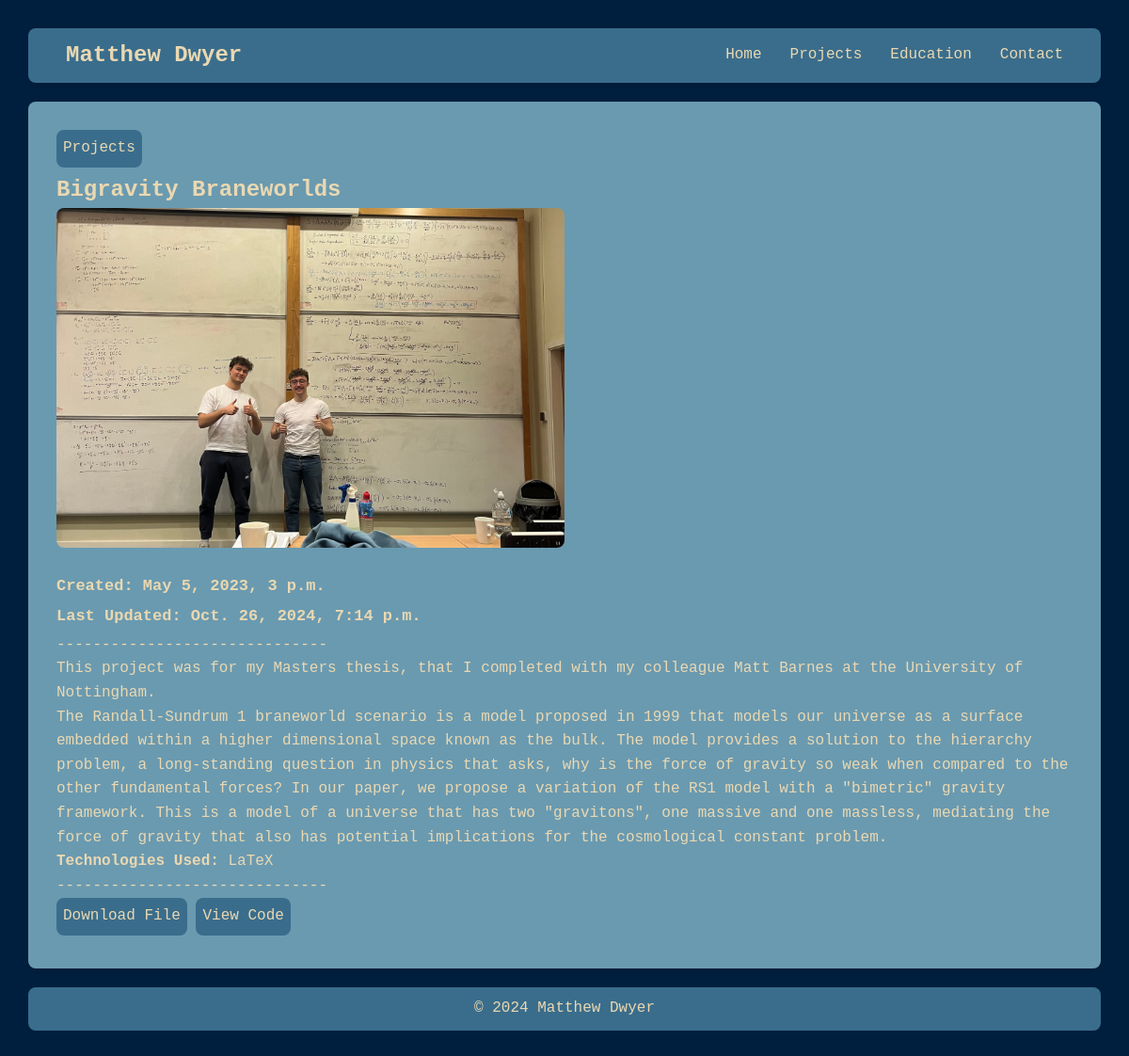
The page /projects/bigravity-braneworlds/ on the database its author committed.
### projects/models.py (models this page shows, shortened)
class Project(models.Model):
    title = models.CharField(max_length=200, verbose_name="Project Title")
    slug = models.SlugField(max_length=250, unique=True, blank=True, verbose_name="URL Slug")
    link = models.URLField(
        help_text="Enter a link to the project or repository.",
        blank=True,  # Makes the link field optional
        null=True
    )
    description = models.TextField(verbose_name="Project Description")
    created = models.DateTimeField(default=timezone.now, verbose_name="Date Created", editable=True)
    updated = models.DateTimeField(auto_now=True, verbose_name="Last Updated")
    image = models.ImageField(
        upload_to='images/',
        blank=True,
        null=True,
        help_text="Upload an image for the project.",
        verbose_name="Project Image"
    )
    file = models.FileField(
        upload_to='files/',
        blank=True,
        null=True,
        help_text="Upload a file related to the project.",
        verbose_name="Project File"
    )
    technologies = models.ManyToManyField(Technology, related_name="projects", verbose_name="Technologies Used")
    def technology_list(self):
        return ", ".join(tech.name for tech in self.technologies.all())
    class Meta:
        ordering = ["-created"]
        verbose_name = "Project"
        verbose_name_plural = "Projects"

class Technology(models.Model):
    name = models.CharField(max_length=100, unique=True, verbose_name="Technology Name")
    type = models.ForeignKey(
        TechnologyType,
        on_delete=models.CASCADE,
        related_name="technologies",
        verbose_name="Type"
    )

### projects/views.py (the view)
# urls.py: path('<slug:slug>/', views.project_detail, name='detail'),
def project_detail(request, slug):
    project = get_object_or_404(Project, slug=slug)
    return render(request, 'projects/detail.html', {'project': project})

### projects/templates/projects/detail.html
{% extends 'projects/base.html' %}
{% block content %}
<div class="project-detail">
    <a href="{% url 'projects:list' %}">Projects</a>
    <h2>{{ project.title }}</h2>
    {% if project.image %}
    <img src="{{ project.image.url }}" alt="{{ project.title }}">
    {% endif %}
    <h3><strong>Created: {{ project.created }} </strong></h3>
    <h3><strong>Last Updated: {{ project.updated }}</strong></h3>
    <p>------------------------------</p>
    <p>{{ project.description|linebreaks}}</p>
    <p><strong>Technologies Used:</strong> {{ project.technology_list }}</p>
    <p>------------------------------</p>
    {% if project.file %}
        <a href="{{ project.file.url }}" target="_blank">Download File</a>
    {% endif %}
    {% if project.link %}
        <a href="{{ project.link }}" target="_blank">View Code</a>
    {% endif %}
</div>
{% endblock %}

### projects/static/projects/styles.css (style rules this page uses)
:root { --primary-color: #3A6D8C; --secondary-color: #6A9AB0; --background-color: #001F3F; --font-color: #EAD8B1; --hover-color: #2980b9; --font-main: "Lucida Console", Monaco, monospace; --padding: 10px; }
* { margin: 0; padding: 0; box-sizing: border-box; }
body { font-family: var(--font-main); background-color: var(--background-color); color: var(--font-color); line-height: 1.6; padding: 30px; }
.project-detail img { width: 50% !important; height: auto; border-radius: 8px; margin-bottom: 12px; }
.project-detail a { display: inline-block; text-decoration: none; color: var(--font-color); padding: 7px 7px; border-radius: 8px; background-color: var(--primary-color); margin-bottom: 5px; }
.project-detail h3 { font-size: 17px; margin-top: 5px; margin-bottom: 5px; }

### rows shown on the page
Project: title "Bigravity Braneworlds", image (picture), created "May 5, 2023, 3 p.m.", updated "Oct. 26, 2024, 7:14 p.m.", description "This project was for my Masters thesis, that I completed with my colleague Matt Barnes at the University of Nottingham. The Randall-Sundrum 1 braneworld scenario is a model proposed in 1999 that models our universe as a surface embedded within a higher dimensional space known as the bulk. The model provides a solution to the hierarchy problem, a long-standing question in physics that asks, why is the force of gravity so weak when compared to the other fundamental forces? In our paper, we propose a variation of the RS1 model with a \"bimetric\" gravity framework. This is a model of a universe that has two \"gravitons\", one massive and one massless, mediating the force of gravity that also has…", technology_list "LaTeX"
